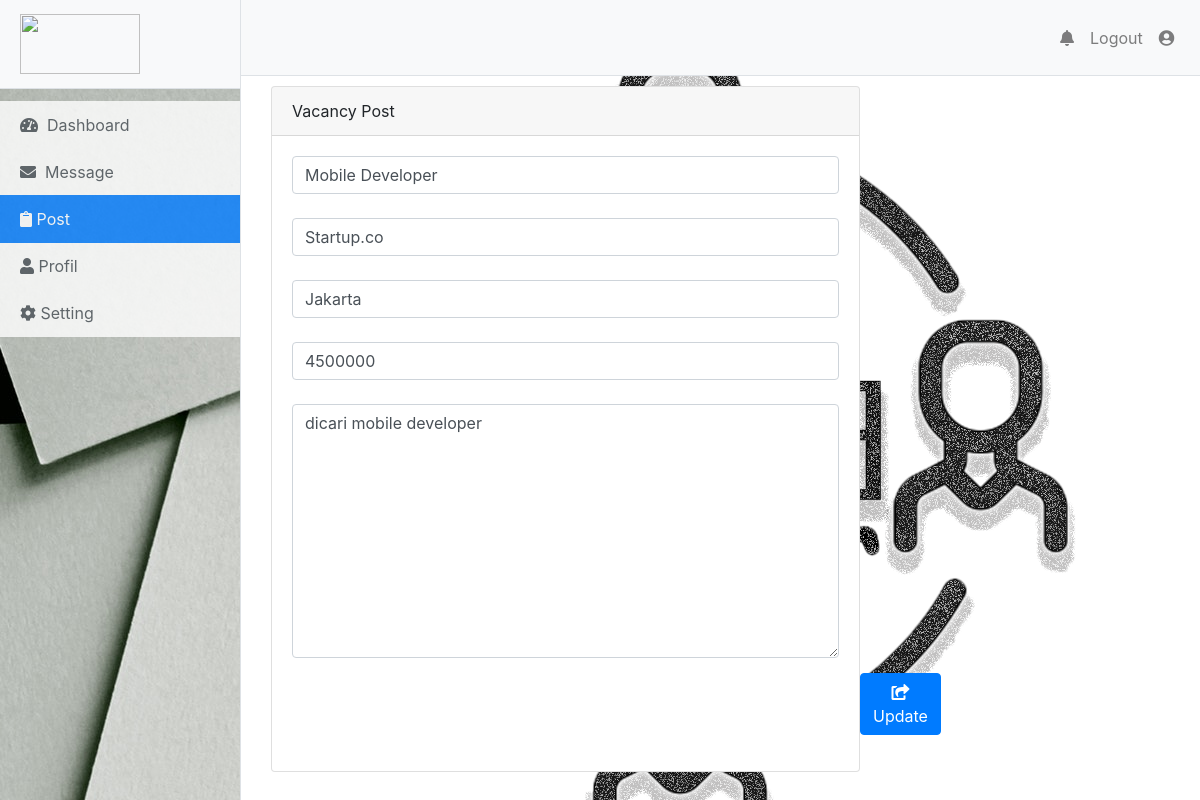
/post-edit.php?id=2, run on the app's committed database.
### tables this page shows
CREATE TABLE `post_vacancy` (
  `id` int(11) NOT NULL,
  `post_title` varchar(100) NOT NULL,
  `date` date NOT NULL,
  `company_name` varchar(100) NOT NULL,
  `location` varchar(100) NOT NULL,
  `map_lat` double NOT NULL,
  `map_long` double(10,0) NOT NULL,
  `gaji` int(12) NOT NULL,
  `post_content` text NOT NULL
);

### post-edit.php (the view, shortened to what this page needs)
<?php
  if (isset($_GET['id'])) {
    include('config.php');
    $id = $_GET['id'];
    $sql = "SELECT * FROM post_vacancy WHERE id = $id";
    $hasil = mysqli_query($conn,$sql);
    $data = mysqli_fetch_array($hasil);
  }else {
    echo "<script>
      document.location.href = 'post.php';
    </script>";
  }
?>
<!DOCTYPE html>
<html lang="en">
<head>
  <link href="assets/css/bootstrap.min.css" rel="stylesheet">
  <link rel="stylesheet" type="text/css" href="assets/css/styledashboard.css">
  <link rel="stylesheet" type="text/css" href="assets/css/stylepost.css">
  <link href="assets/css/simple-sidebar.css" rel="stylesheet">
  <link rel="stylesheet" href="/assets/fontawesome/css/all.css">
</head>
<body>
  <div class="d-flex" id="wrapper">
  <div class="border-right" id="sidebar-wrapper" style="background: url(assets/img/bg-dashboard-sidebar.jpg);">
    <a href="dashboard.php"><div class="sidebar-heading border-bottom bg-light"><img src="assets/img/logofindjobbacaan.png"></div></a>
      <div class="list-group list-group-flush" style="opacity: 0.8";>
        <a href="dashboard.php" class="list-group-item list-group-item-action "><i class="fas fa-tachometer-alt"></i>&nbsp; Dashboard</a>
        <a href="message.php" class="list-group-item list-group-item-action"><i class="fas fa-envelope"></i>&nbsp; Message</a>
        <a href="post.php" class="list-group-item list-group-item-action active"><i class="fas fa-clipboard"></i> Post</a>
        <a href="companyprofile.php" class="list-group-item list-group-item-action "><i class="fas fa-user"></i> Profil</a>
        <a href="reset_password.php" class="list-group-item list-group-item-action"><i class="fas fa-cog"></i> Setting</a>
      </div>
    </div>
    <div id="page-content-wrapper" class="content-dash" style="background-image: url(assets/img/logo-find-job-dash.png) !important;
  background-repeat: no-repeat;">
      <nav class="navbar navbar-expand-lg navbar-light bg-light border-bottom">
        <div class="collapse navbar-collapse" id="navbarSupportedContent">
          <ul class="navbar-nav ml-auto mt-2 mt-lg-0">
            <li class="nav-item">
              <a class="nav-link"href="#"><i class="fa fa-bell"></i></a>
            </li>
            <li class="nav-item">
              <a class="nav-link" onclick="showAlert()">Logout</a>
            </li>
            <li class="nav-item">
              <a class="user nav-link" href="#"><i class="fas fa-user-circle"></i></a>
            </li>
          </ul>
        </div>
      </nav>
      <div class="container-fluid">
        <div class="col-md-8" id="overview">
          <div class="card">
            <div class="card-header">Vacancy Post</div>
            <div class="card-body">
              <form action="proses_post_update.php" method="post">
                    <div class="form form-group">
                        <input type="text" class="form-control"  name="title" placeholder="Title Post" autocomplete="off" value="<?= $data['post_title'] ?>"><br>
                        <input type="text" class="form-control" name="company" placeholder="Company Name" autocomplete="off" value="<?= $data['company_name'] ?>"><br>
                        <input type="text" class="form-control" name="location" placeholder="Location" autocomplete="off" value="<?= $data['location'] ?>"><br>
                        <input type="text" class="form-control" name="gaji" placeholder="Rp..." autocomplete="off" value="<?= $data['gaji'] ?>"><br>
                        <textarea name="content" id="content" cols="30" rows="10" class="form-control" placeholder="Write Something...."><?= $data['post_content'] ?></textarea>
                        <button type="submit" class="btn btn-primary" name="update" id="post"><i class="fa fa-share-square"></i> Update</button><br>
                    </div>
                </form>
            </div>
          </div>
        </div>
      </div>
    </div>
  </div>
</body>
</html>

### assets/css/styledashboard.css (style rules this page uses)
.navbar { padding: 1.85%; }
.sidebar-heading img { width:120px; height: 60px; }
#sidebar-wrapper { background: url(assets/img/bg-dashboard-sidebar.jpg); }
#sidebar-wrapper .list-group { margin-top: 5% !important; }
#sidebar-wrapper .list-group-item { border: none!important; }
#overview { margin-top: 10px; }

### assets/css/stylepost.css (style rules this page uses)
#post { margin-top: 15px; margin-left: 568px; }

### assets/css/simple-sidebar.css (style rules this page uses)
body { overflow-x: hidden; }
#sidebar-wrapper { min-height: 100vh; margin-left: -15rem; -webkit-transition: margin .25s ease-out; -moz-transition: margin .25s ease-out; -o-transition: margin .25s ease-out; transition: margin .25s ease-out; }
#sidebar-wrapper .sidebar-heading { padding: 0.875rem 1.25rem; font-size: 1.2rem; }
#sidebar-wrapper .list-group { width: 15rem; background-color: rgb(198, 198, 198,0.5) !important; }
#page-content-wrapper { min-width: 100vw; background-image: url(assets/img/logo-find-job-dash.png) !important; background-repeat: no-repeat; }
@media (min-width: 768px) { #sidebar-wrapper { margin-left: 0; } }
@media (min-width: 768px) { #page-content-wrapper { min-width: 0; width: 100%; } }

### data on the page
post_vacancy: title "Mobile Developer", company "Startup.co", location "Jakarta", gaji "4500000", content "dicari mobile developer"
